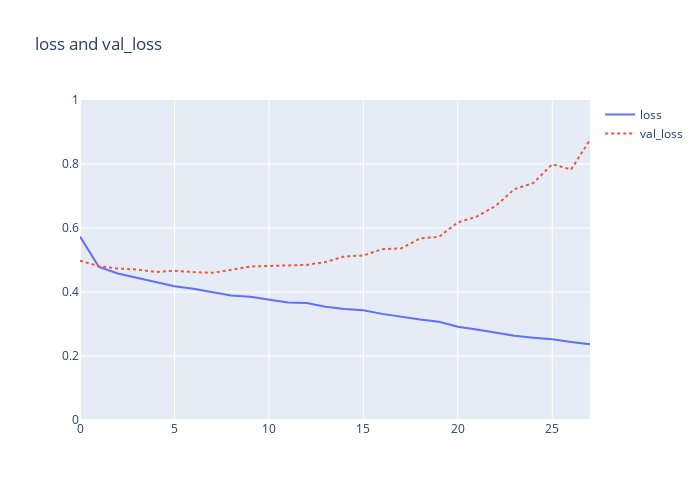
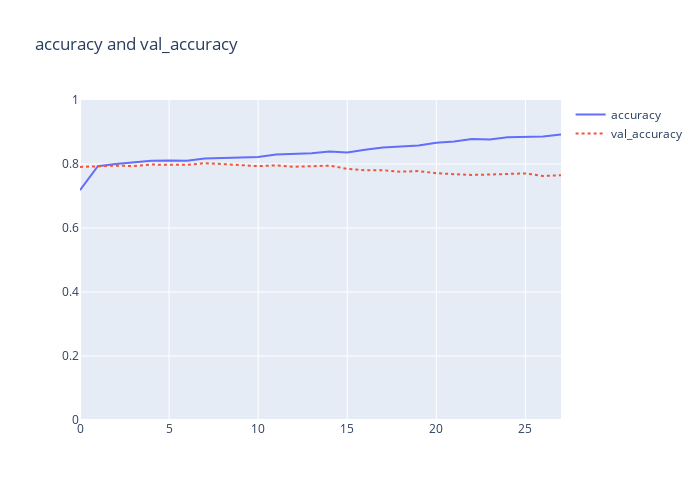

Source (notebook cell) for these figures, in order:
### Code cell
history_df = pd.DataFrame(final_history.history)

show_history_graph(history_df, 'loss', 'val_loss')
show_history_graph(history_df, 'accuracy', 'val_accuracy')

### Figure 1 — Plotly figure (JSON) as saved in the notebook; plotly's stock layout.template omitted (floating-point values rounded to 4 significant figures)
{"data": [{"mode": "lines", "name": "loss", "type": "scatter", "x": [0, 1, 2, 3, 4, 5, 6, 7, 8, 9, 10, 11, 12, 13, 14, 15, 16, 17, 18, 19, 20, 21, 22, 23, 24, 25, 26, 27], "y": [0.5733, 0.4783, 0.4578, 0.4439, 0.4295, 0.4178, 0.4101, 0.3989, 0.3894, 0.385, 0.3763, 0.3671, 0.3656, 0.3541, 0.3467, 0.3429, 0.3316, 0.3223, 0.3138, 0.3069, 0.2916, 0.2826, 0.272, 0.2632, 0.257, 0.2522, 0.2438, 0.2367]}, {"line": {"dash": "dot"}, "mode": "lines", "name": "val_loss", "type": "scatter", "x": [0, 1, 2, 3, 4, 5, 6, 7, 8, 9, 10, 11, 12, 13, 14, 15, 16, 17, 18, 19, 20, 21, 22, 23, 24, 25, 26, 27], "y": [0.4978, 0.4806, 0.4735, 0.4704, 0.4626, 0.4664, 0.4623, 0.4599, 0.4692, 0.4797, 0.4815, 0.4821, 0.4847, 0.4937, 0.511, 0.5141, 0.5339, 0.5362, 0.5673, 0.5721, 0.6174, 0.6356, 0.6686, 0.7213, 0.7406, 0.7993, 0.7828, 0.8755]}], "layout": {"height": 500, "title": {"text": "loss and val_loss"}, "width": 700, "yaxis": {"range": [0, 1]}}}

### Figure 2 — Plotly figure (JSON) as saved in the notebook; plotly's stock layout.template omitted (floating-point values rounded to 4 significant figures)
{"data": [{"mode": "lines", "name": "accuracy", "type": "scatter", "x": [0, 1, 2, 3, 4, 5, 6, 7, 8, 9, 10, 11, 12, 13, 14, 15, 16, 17, 18, 19, 20, 21, 22, 23, 24, 25, 26, 27], "y": [0.7185, 0.7932, 0.7997, 0.8042, 0.8102, 0.8107, 0.8099, 0.817, 0.8189, 0.8185, 0.8222, 0.8299, 0.8309, 0.8337, 0.839, 0.8362, 0.8447, 0.8513, 0.855, 0.8579, 0.8662, 0.8704, 0.8779, 0.8766, 0.8834, 0.8856, 0.8863, 0.8924]}, {"line": {"dash": "dot"}, "mode": "lines", "name": "val_accuracy", "type": "scatter", "x": [0, 1, 2, 3, 4, 5, 6, 7, 8, 9, 10, 11, 12, 13, 14, 15, 16, 17, 18, 19, 20, 21, 22, 23, 24, 25, 26, 27], "y": [0.7908, 0.7937, 0.7949, 0.7937, 0.7985, 0.7973, 0.7973, 0.8026, 0.7985, 0.7967, 0.7931, 0.7955, 0.7914, 0.7931, 0.7949, 0.7849, 0.7801, 0.7807, 0.776, 0.7778, 0.7713, 0.7683, 0.766, 0.7671, 0.7695, 0.7707, 0.7624, 0.7648]}], "layout": {"height": 500, "title": {"text": "accuracy and val_accuracy"}, "width": 700, "yaxis": {"range": [0, 1]}}}
